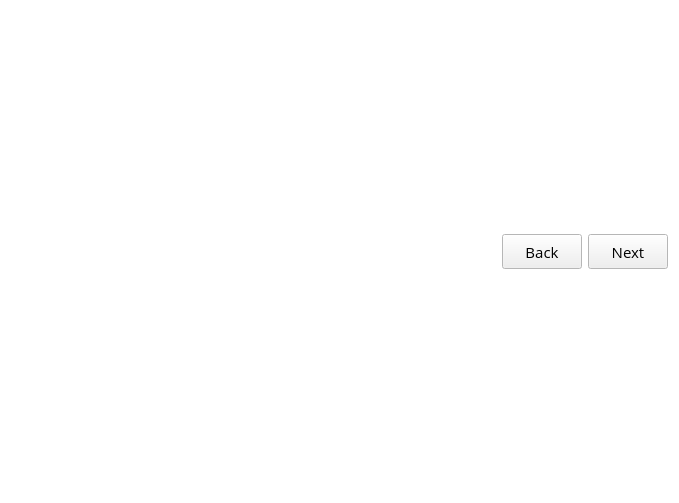
<?xml version="1.0" encoding="UTF-8"?>
<ui version="4.0">
 <class>SWizard</class>
 <widget class="QWidget" name="SWizard">
  <property name="geometry">
   <rect>
    <x>0</x>
    <y>0</y>
    <width>679</width>
    <height>503</height>
   </rect>
  </property>
  <property name="palette">
   <palette>
    <active>
     <colorrole role="Base">
      <brush brushstyle="SolidPattern">
       <color alpha="255">
        <red>255</red>
        <green>255</green>
        <blue>255</blue>
       </color>
      </brush>
     </colorrole>
     <colorrole role="Window">
      <brush brushstyle="SolidPattern">
       <color alpha="255">
        <red>255</red>
        <green>255</green>
        <blue>255</blue>
       </color>
      </brush>
     </colorrole>
    </active>
    <inactive>
     <colorrole role="Base">
      <brush brushstyle="SolidPattern">
       <color alpha="255">
        <red>255</red>
        <green>255</green>
        <blue>255</blue>
       </color>
      </brush>
     </colorrole>
     <colorrole role="Window">
      <brush brushstyle="SolidPattern">
       <color alpha="255">
        <red>255</red>
        <green>255</green>
        <blue>255</blue>
       </color>
      </brush>
     </colorrole>
    </inactive>
    <disabled>
     <colorrole role="Base">
      <brush brushstyle="SolidPattern">
       <color alpha="255">
        <red>255</red>
        <green>255</green>
        <blue>255</blue>
       </color>
      </brush>
     </colorrole>
     <colorrole role="Window">
      <brush brushstyle="SolidPattern">
       <color alpha="255">
        <red>255</red>
        <green>255</green>
        <blue>255</blue>
       </color>
      </brush>
     </colorrole>
    </disabled>
   </palette>
  </property>
  <property name="font">
   <font>
    <family>Open Sans</family>
    <pointsize>11</pointsize>
    <stylestrategy>PreferAntialias</stylestrategy>
   </font>
  </property>
  <property name="windowTitle">
   <string>Form</string>
  </property>
  <layout class="QGridLayout" name="gridLayout">
   <item row="1" column="0">
    <spacer name="horizontalSpacer">
     <property name="orientation">
      <enum>Qt::Horizontal</enum>
     </property>
     <property name="sizeHint" stdset="0">
      <size>
       <width>496</width>
       <height>20</height>
      </size>
     </property>
    </spacer>
   </item>
   <item row="1" column="1">
    <widget class="SButton" name="buttonBack">
     <property name="minimumSize">
      <size>
       <width>0</width>
       <height>35</height>
      </size>
     </property>
     <property name="text">
      <string>Back</string>
     </property>
    </widget>
   </item>
   <item row="1" column="2">
    <widget class="SButton" name="buttonNext">
     <property name="minimumSize">
      <size>
       <width>0</width>
       <height>35</height>
      </size>
     </property>
     <property name="text">
      <string>Next</string>
     </property>
    </widget>
   </item>
   <item row="0" column="0" colspan="3">
    <layout class="QGridLayout" name="pageLayout"/>
   </item>
  </layout>
 </widget>
 <customwidgets>
  <customwidget>
   <class>SButton</class>
   <extends>QPushButton</extends>
   <header>suil_button.h</header>
  </customwidget>
 </customwidgets>
 <resources/>
 <connections/>
</ui>
